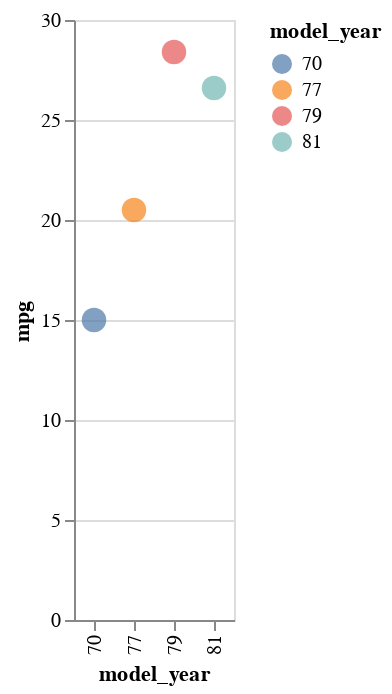

Here is the notebook cell this chart was saved with:
### Markdown cell above
If you switch the color data type to "Nominal" (which means unordered) and use the default color scheme, you can see that there is no ordering or progression to the colors used.  The colors in this case are chosen to make the values as distinct as possible.

### Code cell
alt.Chart(df_sub).mark_circle(size = 150).encode(
    x = alt.X("model_year:O", scale = alt.Scale(zero = False)), #x-axis does not start from zero
    y = "mpg",
    color = alt.Color("model_year:N")
)

### Figure 1 — Vega-Lite specification as saved in the notebook (floating-point values rounded to 4 significant figures)
{"config": {"view": {"continuousWidth": 400, "continuousHeight": 300}}, "data": {"name": "data-7ffbcbecac7f7ca6a3511d1629ed0214"}, "mark": {"type": "circle", "size": 150}, "encoding": {"color": {"field": "model_year", "type": "nominal"}, "x": {"field": "model_year", "scale": {"zero": false}, "type": "ordinal"}, "y": {"field": "mpg", "type": "quantitative"}}, "$schema": "https://vega.github.io/schema/vega-lite/v4.17.0.json", "datasets": {"data-7ffbcbecac7f7ca6a3511d1629ed0214": [{"mpg": 15.0, "cylinders": 8, "displacement": 350.0, "horsepower": 165.0, "weight": 3693, "acceleration": 11.5, "model_year": 70, "origin": "usa", "name": "buick skylark 320"}, {"mpg": 20.5, "cylinders": 6, "displacement": 231.0, "horsepower": 105.0, "weight": 3425, "acceleration": 16.9, "model_year": 77, "origin": "usa", "name": "buick skylark"}, {"mpg": 28.4, "cylinders": 4, "displacement": 151.0, "horsepower": 90.0, "weight": 2670, "acceleration": 16.0, "model_year": 79, "origin": "usa", "name": "buick skylark limited"}, {"mpg": 26.6, "cylinders": 4, "displacement": 151.0, "horsepower": 84.0, "weight": 2635, "acceleration": 16.4, "model_year": 81, "origin": "usa", "name": "buick skylark"}]}}
